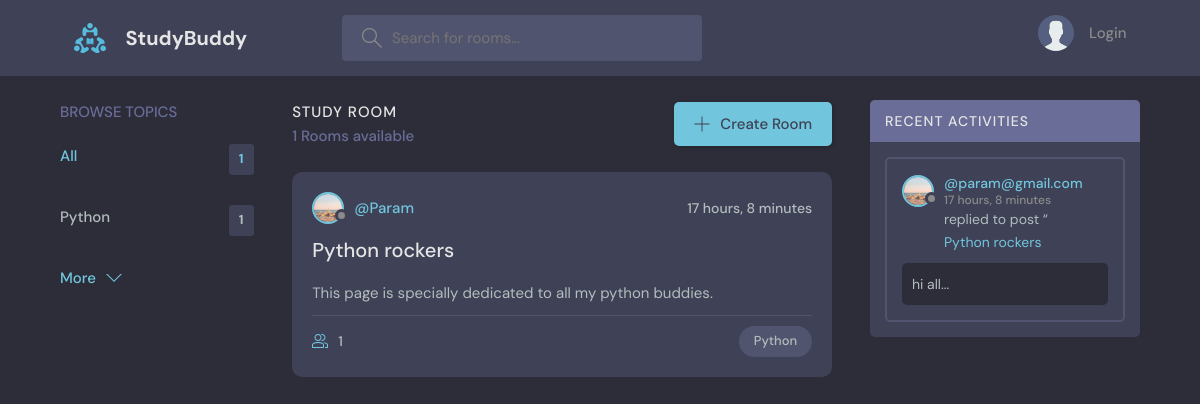
The page / on the database its author committed.
### base/models.py (models this page shows)
class Topic(models.Model):
    name=models.CharField(max_length=200)
    def __str__(self):
        return self.name

class Room(models.Model):
    host=models.ForeignKey(User,on_delete=models.SET_NULL,null=True)
    topic=models.ForeignKey(Topic,on_delete=models.SET_NULL,null=True)
    name=models.CharField(max_length=200)
    participants=models.ManyToManyField(User,related_name="participants",blank=True)
    description=models.TextField(null=True,blank=True)
    updated=models.DateTimeField(auto_now=True)
    created=models.DateTimeField(auto_now_add=True)
    class Meta():
        ordering=['-updated','-created']
    def __str__(self):
        return self.name

class User(AbstractUser):
    name=models.CharField(max_length=200,null=True)
    email = models.EmailField(max_length=255, unique=True)
    bio=models.TextField(null=True)
    avatar=models.ImageField(null=True,default="avatat.svg")
    USERNAME_FIELD="email"
    REQUIRED_FIELDS=[]

class Message(models.Model):
    user=models.ForeignKey(User,on_delete=models.CASCADE)
    room=models.ForeignKey(Room,on_delete=models.CASCADE)
    body=models.TextField()
    updated=models.DateTimeField(auto_now=True)
    created=models.DateTimeField(auto_now_add=True)
    class Meta():
        ordering=['-updated','-created']
    def __str__(self):
        return self.body[:50]

### base/views.py (the view)
# urls.py: path("", views.home, name="home"),
def home(req):
    q=req.GET.get('q') if req.GET.get('q') else ''
    rooms=Room.objects.filter(Q(topic__name__icontains=q) | Q(name__icontains=q) |  Q(description__icontains=q))
    topics=Topic.objects.all()[:5]
    room_messages=Message.objects.filter(Q(room__topic__name__icontains=q))
    context={'rooms':rooms,'topics':topics,'room_count':rooms.count(),'room_messages':room_messages}
    return render(req,'base/home.html',context)

### base/templates/base/home.html (shortened to what this page needs)
{%extends 'main.html'%} {%block content%}
<main class="layout layout--3">
  <div class="container">
    {%include 'base/topic_component.html'%}
    <div class="roomList">
      <div class="roomList__header">
        <div>
          <h2>Study Room</h2>
          <p>{{room_count}} Rooms available</p>
        </div>
        <a class="btn btn--main" href="{%url 'create-room' %}">
          <svg
            version="1.1"
            xmlns="http://www.w3.org/2000/svg"
            width="32"
            height="32"
            viewBox="0 0 32 32"
          >
            <title>add</title>
            <path
              d="M16.943 0.943h-1.885v14.115h-14.115v1.885h14.115v14.115h1.885v-14.115h14.115v-1.885h-14.115v-14.115z"
            ></path>
          </svg>
          Create Room</a
        >
      </div>
      {% include 'base/feed_component.html'%}
    </div>
    {%include 'base/activity_component.html'%}
  </div>
</main>
{% endblock %}

### base/templates/base/topic_component.html
<div class="topics">
  <div class="topics__header">
    <h2>Browse Topics</h2>
  </div>
  <ul class="topics__list">
    <li>
      <a href="{%url 'home'%}" class="active">All<span>{{topics.count}}</span></a>
    </li>
    {%for topic in topics%}
    <li>
    <a href="{%url 'home'%}?q={{topic.name}}">{{topic.name}} <span>{{topic.room_set.all.count}}</span></a>
    </li>
    {%endfor%}
  </ul>
  <a class="btn btn--link" href="{% url 'topics' %}">
    More
    <svg
      version="1.1"
      xmlns="http://www.w3.org/2000/svg"
      width="32"
      height="32"
      viewBox="0 0 32 32"
    >
      <title>chevron-down</title>
      <path d="M16 21l-13-13h-3l16 16 16-16h-3l-13 13z"></path>
    </svg>
  </a>
</div>

### base/templates/base/feed_component.html (shortened to what this page needs)
{%for room in rooms%}
<div class="roomListRoom">
  <div class="roomListRoom__header">
    <a href="{%url 'user-profile' room.host.id %}" class="roomListRoom__author">
      <div class="avatar avatar--small">
        <img src="{{room.host.avatar.url}}" />
      </div>
      <span>@{{room.host.username}}</span>
    </a>
    <div class="roomListRoom__actions">
      <span>{{room.created|timesince}}</span>
    </div>
  </div>
  <div class="roomListRoom__content">
    <a href="{% url 'room' room.id %}">{{room.name}}</a>
    <p>{{room.description}}</p>
  </div>
  <div class="roomListRoom__meta">
    <a href="{%url 'room' room.id%}" class="roomListRoom__joined">
      {{room.participants.count}}
    </a>
    <p class="roomListRoom__topic">{{room.topic}}</p>
  </div>
</div>
{%endfor%}

### base/templates/base/activity_component.html (shortened to what this page needs)
<div class="activities">
  <div class="activities__header">
    <h2>Recent Activities</h2>
  </div>
  {% for message in room_messages %}
  <div class="activities__box">
    <div class="activities__boxHeader roomListRoom__header">
      <a
        href="{%url 'user-profile' message.user.id %}"
        class="roomListRoom__author"
      >
        <div class="avatar avatar--small">
          <img src="{{message.user.avatar.url}}" />
        </div>
        <p>
          @{{message.user}}
          <span>{{message.created|timesince}}</span>
        </p>
      </a>
    </div>
    <div class="activities__boxContent">
      <p>
        replied to post “<a href="{url 'room' messsage.room.id}"
          >{{message.room}}</a
        >
      </p>
      <div class="activities__boxRoomContent">{{message}}</div>
    </div>
  </div>
  {% endfor %}
</div>

### rows shown on the page
Topic: name "Python", room_set.all.count "1"
Room: host.avatar (picture), host.username "Param", created "17 hours, 8 minutes", name "Python rockers", description "This page is specially dedicated to all my python buddies.", participants.count "1", topic "Python"
Message: user.avatar (picture), user "param@gmail.com", created "17 hours, 8 minutes", room "Python rockers", body "hi all..."

### other values the page prints
{{ topics.count }} "1"
{{ room_count }} "1"
